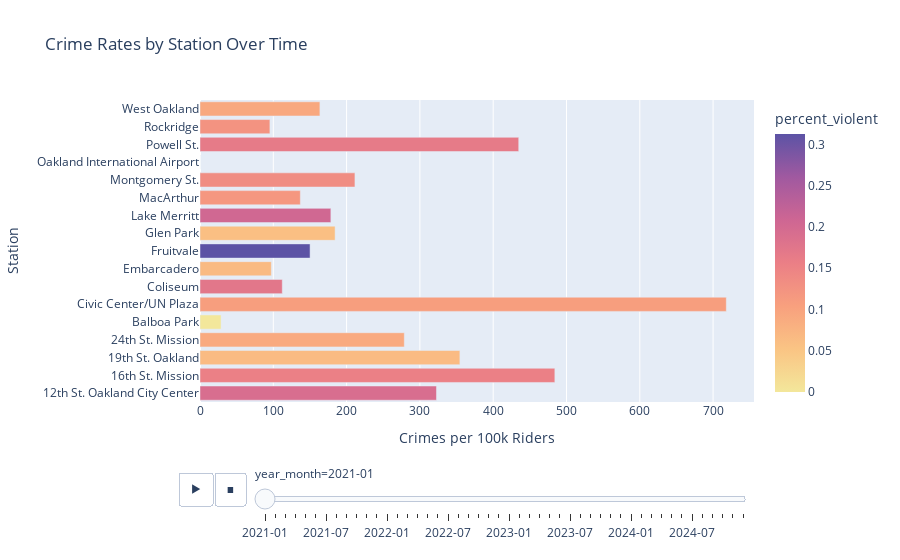

Notebook cell for this chart:
### Code cell
fig = px.bar(
    geoCrimeFrame,
    x="crimes_per_100k",
    y="station",
    color="percent_violent",
    color_continuous_scale="sunset",
    animation_frame="year_month",
    title="Crime Rates by Station Over Time",
    labels={"crimes_per_100k": "Crimes per 100k Riders", "station": "Station"}
)

fig.show()

### Figure 1 — Plotly figure (JSON) as saved in the notebook; plotly's stock layout.template omitted (floating-point values rounded to 4 significant figures)
{"data": [{"alignmentgroup": "True", "hovertemplate": "year_month=2021-01<br>Crimes per 100k Riders=%{x}<br>Station=%{y}<br>percent_violent=%{marker.color}<extra></extra>", "legendgroup": "", "marker": {"color": [0.191, 0.1543, 0.06494, 0.09009, 0, 0.1068, 0.1724, 0.06667, 0.3125, 0.05882, 0.2051, 0.1176, 0.1348, 0, 0.1653, 0.125, 0.09302], "coloraxis": "coloraxis", "pattern": {"shape": ""}}, "name": "", "offsetgroup": "", "orientation": "h", "showlegend": false, "textposition": "auto", "type": "bar", "x": [322.6, 484.1, 354.5, 278.7, 28.75, 718.0, 112.2, 97.29, 150.2, 184.3, 178.5, 136.9, 211.4, 0, 434.8, 95.36, 163.6], "xaxis": "x", "y": ["12th St. Oakland City Center", "16th St. Mission", "19th St. Oakland", "24th St. Mission", "Balboa Park", "Civic Center/UN Plaza", "Coliseum", "Embarcadero", "Fruitvale", "Glen Park", "Lake Merritt", "MacArthur", "Montgomery St.", "Oakland International Airport", "Powell St.", "Rockridge", "West Oakland"], "yaxis": "y"}], "layout": {"barmode": "relative", "coloraxis": {"colorbar": {"title": {"text": "percent_violent"}}, "colorscale": [[0, "rgb(243, 231, 155)"], [0.1667, "rgb(250, 196, 132)"], [0.3333, "rgb(248, 160, 126)"], [0.5, "rgb(235, 127, 134)"], [0.6667, "rgb(206, 102, 147)"], [0.8333, "rgb(160, 89, 160)"], [1, "rgb(92, 83, 165)"]]}, "legend": {"tracegroupgap": 0}, "sliders": [{"active": 0, "currentvalue": {"prefix": "year_month="}, "len": 0.9, "pad": {"b": 10, "t": 60}, "steps": [{"args": [["2021-01"], {"frame": {"duration": 0, "redraw": true}, "fromcurrent": true, "mode": "immediate", "transition": {"duration": 0, "easing": "linear"}}], "label": "2021-01", "method": "animate"}, {"args": [["2021-02"], {"frame": {"duration": 0, "redraw": true}, "fromcurrent": true, "mode": "immediate", "transition": {"duration": 0, "easing": "linear"}}], "label": "2021-02", "method": "animate"}, {"args": [["2021-03"], {"frame": {"duration": 0, "redraw": true}, "fromcurrent": true, "mode": "immediate", "transition": {"duration": 0, "easing": "linear"}}], "label": "2021-03", "method": "animate"}, {"args": [["2021-04"], {"frame": {"duration": 0, "redraw": true}, "fromcurrent": true, "mode": "immediate", "transition": {"duration": 0, "easing": "linear"}}], "label": "2021-04", "method": "animate"}, {"args": [["2021-05"], {"frame": {"duration": 0, "redraw": true}, "fromcurrent": true, "mode": "immediate", "transition": {"duration": 0, "easing": "linear"}}], "label": "2021-05", "method": "animate"}, {"args": [["2021-06"], {"frame": {"duration": 0, "redraw": true}, "fromcurrent": true, "mode": "immediate", "transition": {"duration": 0, "easing": "linear"}}], "label": "2021-06", "method": "animate"}, {"args": [["2021-07"], {"frame": {"duration": 0, "redraw": true}, "fromcurrent": true, "mode": "immediate", "transition": {"duration": 0, "easing": "linear"}}], "label": "2021-07", "method": "animate"}, {"args": [["2021-08"], {"frame": {"duration": 0, "redraw": true}, "fromcurrent": true, "mode": "immediate", "transition": {"duration": 0, "easing": "linear"}}], "label": "2021-08", "method": "animate"}, {"args": [["2021-09"], {"frame": {"duration": 0, "redraw": true}, "fromcurrent": true, "mode": "immediate", "transition": {"duration": 0, "easing": "linear"}}], "label": "2021-09", "method": "animate"}, {"args": [["2021-10"], {"frame": {"duration": 0, "redraw": true}, "fromcurrent": true, "mode": "immediate", "transition": {"duration": 0, "easing": "linear"}}], "label": "2021-10", "method": "animate"}, {"args": [["2021-11"], {"frame": {"duration": 0, "redraw": true}, "fromcurrent": true, "mode": "immediate", "transition": {"duration": 0, "easing": "linear"}}], "label": "2021-11", "method": "animate"}, {"args": [["2021-12"], {"frame": {"duration": 0, "redraw": true}, "fromcurrent": true, "mode": "immediate", "transition": {"duration": 0, "easing": "linear"}}], "label": "2021-12", "method": "animate"}, {"args": [["2022-01"], {"frame": {"duration": 0, "redraw": true}, "fromcurrent": true, "mode": "immediate", "transition": {"duration": 0, "easing": "linear"}}], "label": "2022-01", "method": "animate"}, {"args": [["2022-02"], {"frame": {"duration": 0, "redraw": true}, "fromcurrent": true, "mode": "immediate", "transition": {"duration": 0, "easing": "linear"}}], "label": "2022-02", "method": "animate"}, {"args": [["2022-03"], {"frame": {"duration": 0, "redraw": true}, "fromcurrent": true, "mode": "immediate", "transition": {"duration": 0, "easing": "linear"}}], "label": "2022-03", "method": "animate"}, {"args": [["2022-04"], {"frame": {"duration": 0, "redraw": true}, "fromcurrent": true, "mode": "immediate", "transition": {"duration": 0, "easing": "linear"}}], "label": "2022-04", "method": "animate"}, {"args": [["2022-05"], {"frame": {"duration": 0, "redraw": true}, "fromcurrent": true, "mode": "immediate", "transition": {"duration": 0, "easing": "linear"}}], "label": "2022-05", "method": "animate"}, {"args": [["2022-06"], {"frame": {"duration": 0, "redraw": true}, "fromcurrent": true, "mode": "immediate", "transition": {"duration": 0, "easing": "linear"}}], "label": "2022-06", "method": "animate"}, {"args": [["2022-07"], {"frame": {"duration": 0, "redraw": true}, "fromcurrent": true, "mode": "immediate", "transition": {"duration": 0, "easing": "linear"}}], "label": "2022-07", "method": "animate"}, {"args": [["2022-08"], {"frame": {"duration": 0, "redraw": true}, "fromcurrent": true, "mode": "immediate", "transition": {"duration": 0, "easing": "linear"}}], "label": "2022-08", "method": "animate"}, {"args": [["2022-09"], {"frame": {"duration": 0, "redraw": true}, "fromcurrent": true, "mode": "immediate", "transition": {"duration": 0, "easing": "linear"}}], "label": "2022-09", "method": "animate"}, {"args": [["2022-10"], {"frame": {"duration": 0, "redraw": true}, "fromcurrent": true, "mode": "immediate", "transition": {"duration": 0, "easing": "linear"}}], "label": "2022-10", "method": "animate"}, {"args": [["2022-11"], {"frame": {"duration": 0, "redraw": true}, "fromcurrent": true, "mode": "immediate", "transition": {"duration": 0, "easing": "linear"}}], "label": "2022-11", "method": "animate"}, {"args": [["2022-12"], {"frame": {"duration": 0, "redraw": true}, "fromcurrent": true, "mode": "immediate", "transition": {"duration": 0, "easing": "linear"}}], "label": "2022-12", "method": "animate"}, {"args": [["2023-01"], {"frame": {"duration": 0, "redraw": true}, "fromcurrent": true, "mode": "immediate", "transition": {"duration": 0, "easing": "linear"}}], "label": "2023-01", "method": "animate"}, {"args": [["2023-02"], {"frame": {"duration": 0, "redraw": true}, "fromcurrent": true, "mode": "immediate", "transition": {"duration": 0, "easing": "linear"}}], "label": "2023-02", "method": "animate"}, {"args": [["2023-03"], {"frame": {"duration": 0, "redraw": true}, "fromcurrent": true, "mode": "immediate", "transition": {"duration": 0, "easing": "linear"}}], "label": "2023-03", "method": "animate"}, {"args": [["2023-04"], {"frame": {"duration": 0, "redraw": true}, "fromcurrent": true, "mode": "immediate", "transition": {"duration": 0, "easing": "linear"}}], "label": "2023-04", "method": "animate"}, {"args": [["2023-05"], {"frame": {"duration": 0, "redraw": true}, "fromcurrent": true, "mode": "immediate", "transition": {"duration": 0, "easing": "linear"}}], "label": "2023-05", "method": "animate"}, {"args": [["2023-06"], {"frame": {"duration": 0, "redraw": true}, "fromcurrent": true, "mode": "immediate", "transition": {"duration": 0, "easing": "linear"}}], "label": "2023-06", "method": "animate"}, {"args": [["2023-07"], {"frame": {"duration": 0, "redraw": true}, "fromcurrent": true, "mode": "immediate", "transition": {"duration": 0, "easing": "linear"}}], "label": "2023-07", "method": "animate"}, {"args": [["2023-08"], {"frame": {"duration": 0, "redraw": true}, "fromcurrent": true, "mode": "immediate", "transition": {"duration": 0, "easing": "linear"}}], "label": "2023-08", "method": "animate"}, {"args": [["2023-09"], {"frame": {"duration": 0, "redraw": true}, "fromcurrent": true, "mode": "immediate", "transition": {"duration": 0, "easing": "linear"}}], "label": "2023-09", "method": "animate"}, {"args": [["2023-10"], {"frame": {"duration": 0, "redraw": true}, "fromcurrent": true, "mode": "immediate", "transition": {"duration": 0, "easing": "linear"}}], "label": "2023-10", "method": "animate"}, {"args": [["2023-11"], {"frame": {"duration": 0, "redraw": true}, "fromcurrent": true, "mode": "immediate", "transition": {"duration": 0, "easing": "linear"}}], "label": "2023-11", "method": "animate"}, {"args": [["2023-12"], {"frame": {"duration": 0, "redraw": true}, "fromcurrent": true, "mode": "immediate", "transition": {"duration": 0, "easing": "linear"}}], "label": "2023-12", "method": "animate"}, {"args": [["2024-01"], {"frame": {"duration": 0, "redraw": true}, "fromcurrent": true, "mode": "immediate", "transition": {"duration": 0, "easing": "linear"}}], "label": "2024-01", "method": "animate"}, {"args": [["2024-02"], {"frame": {"duration": 0, "redraw": true}, "fromcurrent": true, "mode": "immediate", "transition": {"duration": 0, "easing": "linear"}}], "label": "2024-02", "method": "animate"}, {"args": [["2024-03"], {"frame": {"duration": 0, "redraw": true}, "fromcurrent": true, "mode": "immediate", "transition": {"duration": 0, "easing": "linear"}}], "label": "2024-03", "method": "animate"}, {"args": [["2024-04"], {"frame": {"duration": 0, "redraw": true}, "fromcurrent": true, "mode": "immediate", "transition": {"duration": 0, "easing": "linear"}}], "label": "2024-04", "method": "animate"}, {"args": [["2024-05"], {"frame": {"duration": 0, "redraw": true}, "fromcurrent": true, "mode": "immediate", "transition": {"duration": 0, "easing": "linear"}}], "label": "2024-05", "method": "animate"}, {"args": [["2024-06"], {"frame": {"duration": 0, "redraw": true}, "fromcurrent": true, "mode": "immediate", "transition": {"duration": 0, "easing": "linear"}}], "label": "2024-06", "method": "animate"}, {"args": [["2024-07"], {"frame": {"duration": 0, "redraw": true}, "fromcurrent": true, "mode": "immediate", "transition": {"duration": 0, "easing": "linear"}}], "label": "2024-07", "method": "animate"}, {"args": [["2024-08"], {"frame": {"duration": 0, "redraw": true}, "fromcurrent": true, "mode": "immediate", "transition": {"duration": 0, "easing": "linear"}}], "label": "2024-08", "method": "animate"}, {"args": [["2024-09"], {"frame": {"duration": 0, "redraw": true}, "fromcurrent": true, "mode": "immediate", "transition": {"duration": 0, "easing": "linear"}}], "label": "2024-09", "method": "animate"}, {"args": [["2024-10"], {"frame": {"duration": 0, "redraw": true}, "fromcurrent": true, "mode": "immediate", "transition": {"duration": 0, "easing": "linear"}}], "label": "2024-10", "method": "animate"}, {"args": [["2024-11"], {"frame": {"duration": 0, "redraw": true}, "fromcurrent": true, "mode": "immediate", "transition": {"duration": 0, "easing": "linear"}}], "label": "2024-11", "method": "animate"}, {"args": [["2024-12"], {"frame": {"duration": 0, "redraw": true}, "fromcurrent": true, "mode": "immediate", "transition": {"duration": 0, "easing": "linear"}}], "label": "2024-12", "method": "animate"}], "x": 0.1, "xanchor": "left", "y": 0, "yanchor": "top"}], "title": {"text": "Crime Rates by Station Over Time"}, "updatemenus": [{"buttons": [{"args": [null, {"frame": {"duration": 500, "redraw": true}, "fromcurrent": true, "mode": "immediate", "transition": {"duration": 500, "easing": "linear"}}], "label": "&#9654;", "method": "animate"}, {"args": [[null], {"frame": {"duration": 0, "redraw": true}, "fromcurrent": true, "mode": "immediate", "transition": {"duration": 0, "easing": "linear"}}], "label": "&#9724;", "method": "animate"}], "direction": "left", "pad": {"r": 10, "t": 70}, "showactive": false, "type": "buttons", "x": 0.1, "xanchor": "right", "y": 0, "yanchor": "top"}], "xaxis": {"anchor": "y", "domain": [0, 1], "title": {"text": "Crimes per 100k Riders"}}, "yaxis": {"anchor": "x", "domain": [0, 1], "title": {"text": "Station"}}}}
